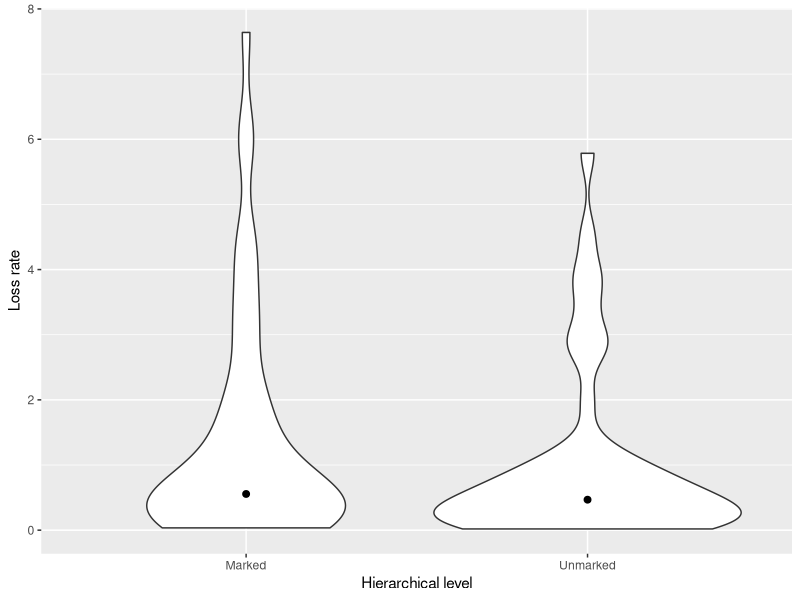

Reproduce this figure in R.
unmarked = "Pronoun, Present progressive: Nominative-accusative
Pronoun, Present progressive: No marking
Pronoun, Simple past: Nominative-accusative
Pronoun, Simple past: No marking
Pronoun, Simple past: Ergative
Pronoun, Simple past: Tripartite
Agglutination for case (pronouns)
Agglutination for number (pronouns)
No agglutination for case (pronouns)
No agglutination for number (pronouns)
Difference A and O (pronouns)
No peripheral cases (pronouns)
Difference, O and Dative (pronouns)
Vocative (pronouns)
No Vocative (pronouns)
More than 7 pronominal cases (pronouns)
Fewer than 7 pronominal cases (pronouns)
Synthetic Present progressive
No synthetic Present progressive
Present progressive by auxiliary
No Present progressive by auxiliary
Pronoun, Present progressive: Nominative-accusative
Pronoun, Present progressive: No marking
Noun, Present progressive: Nominative-accusative
Noun, Present progressive: No marking
Noun, Present progressive: Tripartite
Verb, Present progressive: Nominative-Accusative
Verb, Present progressive: No marking
Verb, Present progressive: Tripartite
Present progressive: Syncretic A Agreement
Present progressive: No A Agreement
Present progressive: Gender A Agreement
Present progressive: Full A Agreement
Present progressive: Full and Gender A Agreement
Present progressive: Syncretic Dative Agreement
Present progressive: No Dative Agreement
Present progressive: Full Dative Agreement
Present progressive: Syncretic O Agreement
Present progressive: No O Agreement
Reflexive with Agent
Reflexive not with Agent
Case difference A and O
Difference A and O (pronouns)
No difference A and O (pronouns)
Masculine/feminine distinction
No masculine/feminine distinction"

marked = "Noun, Present progressive: Nominative-accusative
Noun, Present progressive: No marking
Noun, Simple past: Nominative-accusative
Noun, Simple past: No marking
Noun, Simple past: Ergative
Noun, Simple past: Tripartite
Agglutination for case
Agglutination for number
No agglutination for case
No agglutination for number
Case difference A and O
Peripheral cases
No peripheral cases
Vocative
No Vocative
More than 7 cases
Not more than 7 cases
Synthetic Future
No synthetic Future
Future by auxiliary
No Future by auxiliary
Pronoun, Simple past: Nominative-accusative
Pronoun, Simple past: No marking
Noun, Simple past: Nominative-accusative
Noun, Simple past: No marking
Noun, Simple past: Tripartite
Verb, Simple past: Nominative-accusative
Verb, Simple past: No marking
Verb, Simple past: Tripartite
Simple past: Syncretic A Agreement
Simple past: No A Agreement
Simple past: Gender A Agreement
Simple past: Full A Agreement
Simple past: Full and Gender A Agreement
Simple past: Syncretic Dative Agreement
Simple past: No Dative Agreement
Simple past: Full Dative Agreement
Simple past: Syncretic O Agreement
Simple past: No O Agreement
Reflexive with Object
Reflexive not with Object
Genitive and dative
Difference, O and Dative (pronouns)
No difference O and Dative (pronouns)
Neuter gender
No neuter gender"

unmarked <- read.delim(textConnection(unmarked),header=F)
marked <- read.delim(textConnection(marked),header=F)

entry <- read.csv('entry_rates.tsv',sep='\t')
exit <- read.csv('exit_rates.tsv',sep='\t')
reconstruction <- read.csv('reconstructions.tsv',sep='\t')

entry.exit <- merge(entry,exit,by='values')
entry.exit <- entry.exit[,c(2,1,3,5)]
entry.exit$grid <- unname(sapply(as.character(entry.exit[,1]), function(x) {return(unlist(strsplit(x,"|",fixed=T))[1])}))
entry.exit[entry.exit$grid=='ALIGNMENT',]$grid <- 'Alignment'
entry.exit[entry.exit$grid=='TENSE',]$grid <- 'Tense'

#colnames(entry.exit) <- c('fullfeat','values','Gain','Loss','Type')

entry.exit <- merge(entry.exit,reconstruction,by='values')

colnames(entry.exit) <- c('fullfeat','values','Gain','Loss','Type','X','Probability')

#levels(unmarked$V1) <- levels(entry.exit$fullfeat)
#levels(marked$V1) <- levels(entry.exit$fullfeat)

#unmarked$V1 <- factor(unmarked$V1,levels=entry.exit$fullfeat)
#marked$V1 <- factor(marked$V1,levels=entry.exit$fullfeat)

unmarked$V1 <- as.character(unmarked$V1)
marked$V1 <- as.character(marked$V1)
entry.exit$fullfeat <- as.character(entry.exit$fullfeat)


marked.full <- NULL
for (i in 1:nrow(marked)) {
  marked.full <- rbind(marked.full,entry.exit[entry.exit$fullfeat==marked[i,],][1,]) }

unmarked.full <- NULL
for (i in 1:nrow(unmarked)) {
  unmarked.full <- rbind(unmarked.full,entry.exit[entry.exit$fullfeat==unmarked[i,],][1,]) }

#wilcox.test(marked.full$Gain,unmarked.full$Gain,paired=T)
#wilcox.test(marked.full$Loss,unmarked.full$Loss,paired=T)

#for (type in levels(as.factor(marked.full$Type))) {
#  print(wilcox.test(marked.full[marked.full$Type==type,]$Loss,unmarked.full[unmarked.full$Type==type,]$Loss,paired=T))
#  print(wilcox.test(marked.full[marked.full$Type==type,]$Gain,unmarked.full[unmarked.full$Type==type,]$Gain,paired=T))
#  }

require(ggplot2)
#full.df <- data.frame('Unmarked'=unmarked.full$Loss,'Marked'=marked.full$Loss)
full.df <- data.frame('Hierarchical.level'=c(rep('Unmarked',nrow(unmarked.full)),rep('Marked',nrow(unmarked.full))),'Loss.rate'=c(unmarked.full$Loss,marked.full$Loss))

pdf('marked_unmarked_loss.pdf')
ggplot(data=full.df,aes(x=Hierarchical.level,y=Loss.rate)) + geom_violin() + stat_summary(fun.y=median, geom="point", size=2) + labs(x='Hierarchical level',y='Loss rate')
dev.off()

